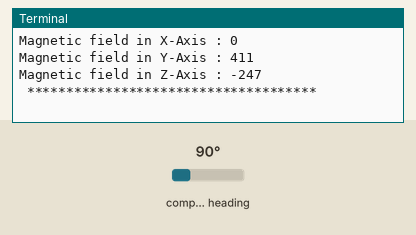
This program was run on a simulated Raspberry Pi (BCM pin numbers). Shown: the last lines printed to the terminal. Inputs (shaded band) come from the test bench; at power-on: compass heading 90°.

Above: at 1.2 s.
1.3 s: compass heading set to 7°
At 2.7 s:
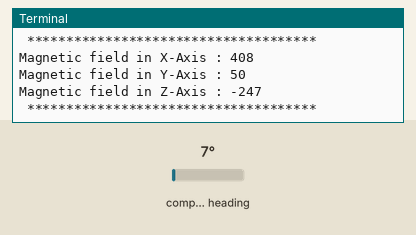
2.8 s: compass heading set to 180°
At 3.9 s:
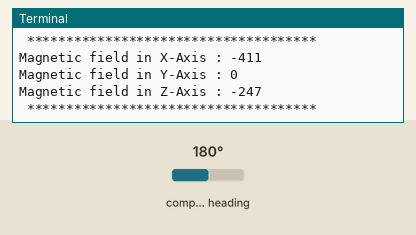
Timing chart, 0 to 5.8 s (numbered marks = the images above; inputs shaded):
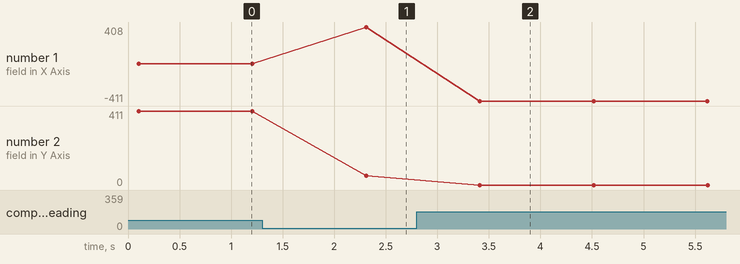

The program:

HMC5883.py
```python
# (licence header left out)
import smbus
import time

# Get I2C bus
bus = smbus.SMBus(1)

# I2C address of the device
HMC5883_DEFAULT_ADDRESS			= 0x1E

# HMC5883 Register Map
HMC5883_REG_CRA					= 0x00 # Configuration Register-A
HMC5883_REG_CRB					= 0x01 # Configuration Register-B
HMC5883_REG_MODE				= 0x02 # Mode Register
HMC5883_REG_OUT_X_H				= 0x03 # Data Output X MSB Register
HMC5883_REG_OUT_X_L				= 0x04 # Data Output X LSB Register
HMC5883_REG_OUT_Z_H				= 0x05 # Data Output Z MSB Register
HMC5883_REG_OUT_Z_L				= 0x06 # Data Output Z LSB Register
HMC5883_REG_OUT_Y_H				= 0x07 # Data Output Y MSB Register
HMC5883_REG_OUT_Y_L				= 0x08 # Data Output Y LSB Register
HMC5883_REG_STATUS				= 0x09 # Status Register
HMC5883_REG_IRA					= 0x0A # Identification Register-A
HMC5883_REG_IRB					= 0x0B # Identification Register-B
HMC5883_REG_IRC					= 0x0C # Identification Register-C

# HMC5883 Configuration Register-A
HMC5883_MA_1					= 0x00 # Samples per measurement = 1
HMC5883_MA_2					= 0x20 # Samples per measurement = 2
HMC5883_MA_4					= 0x40 # Samples per measurement = 4
HMC5883_MA_8					= 0x60 # Samples per measurement = 6
HMC5883_DR_0_75					= 0x00 # Output Data Rate = 0.75Hz
HMC5883_DR_1_5					= 0x04 # Output Data Rate = 1.5Hz
HMC5883_DR_3					= 0x08 # Output Data Rate = 3Hz
HMC5883_DR_7_5					= 0x0C # Output Data Rate = 7.5Hz
HMC5883_DR_15					= 0x10 # Output Data Rate = 15Hz
HMC5883_DR_30					= 0x14 # Output Data Rate = 30Hz
HMC5883_DR_75					= 0x18 # Output Data Rate = 75Hz
HMC5883_MS_NORMAL				= 0x00 # Normal Measurement Configuration
HMC5883_MS_POSITIVE				= 0x01 # Positive bias configuration for X, Y and Z-axes
HMC5883_MS_NEGATIVE				= 0x02 # Negative bias configuration for X, Y and Z-axes

# HMC5883 Configuration Register-B
HMC5883_GAIN_0_88				= 0x00 # Gain = +/- 0.88
HMC5883_GAIN_1_3				= 0x20 # Gain = +/- 1.3
HMC5883_GAIN_1_9				= 0x40 # Gain = +/- 1.9
HMC5883_GAIN_2_5				= 0x60 # Gain = +/- 2.5
HMC5883_GAIN_4_0				= 0x80 # Gain = +/- 4.0
HMC5883_GAIN_4_7				= 0xA0 # Gain = +/- 4.7
HMC5883_GAIN_5_6				= 0xC0 # Gain = +/- 5.6
HMC5883_GAIN_8_1				= 0xE0 # Gain = +/- 8.1

# HMC5883 Mode Register
HMC5883_MODE_CONT				= 0x00 # Continuous-Measurement Mode
HMC5883_MODE_SNGL				= 0x01 # Single-Measurement Mode
HMC5883_MODE_IDLE				= 0x02 # Idle Mode

class HMC5883():
	def __init__(self):
		self.measurement_config()
		self.gain_config()
		self.mode_config()

	def measurement_config(self):
		"""Select the Configuration Register-A data from the given provided values"""
		MEASURE_CONFIG = (HMC5883_MS_NORMAL | HMC5883_DR_0_75 | HMC5883_MA_8)
		bus.write_byte_data(HMC5883_DEFAULT_ADDRESS, HMC5883_REG_CRA, MEASURE_CONFIG)

	def gain_config(self):
		"""Select the Configuration Register-B data from the given provided values"""
		bus.write_byte_data(HMC5883_DEFAULT_ADDRESS, HMC5883_REG_CRB, HMC5883_GAIN_0_88)

	def mode_config(self):
		"""Select the Mode Register configuration from the given provided values"""
		bus.write_byte_data(HMC5883_DEFAULT_ADDRESS, HMC5883_REG_MODE, HMC5883_MODE_CONT)

	def read_mag(self):
		"""Read data back from HMC5883_REG_OUT_X_H(0x03), 6 bytes
		X-Axis MSB, X-Axis LSB, Z-Axis MSB, Z-Axis LSB, Y-Axis MSB, Y-Axis LSB"""
		data = bus.read_i2c_block_data(HMC5883_DEFAULT_ADDRESS, HMC5883_REG_OUT_X_H, 6)

		# Convert the data
		xMag = data[0] * 256 + data[1]
		if xMag > 32767 :
			xMag -= 65536

		zMag = data[2] * 256 + data[3]
		if zMag > 32767 :
			zMag -= 65536

		yMag = data[4] * 256 + data[5]
		if yMag > 32767 :
			yMag -= 65536

		return {'x' : xMag, 'y' : yMag, 'z' : zMag}

from HMC5883 import HMC5883
hmc5883 = HMC5883()

while True :
	hmc5883.measurement_config()
	hmc5883.gain_config()
	hmc5883.mode_config()
	time.sleep(0.1)
	mag = hmc5883.read_mag()
	print "Magnetic field in X-Axis : %d"%(mag['x'])
	print "Magnetic field in Y-Axis : %d"%(mag['y'])
	print "Magnetic field in Z-Axis : %d"%(mag['z'])
	print " ************************************* "
	time.sleep(1)
```

Measured:
- after the input at 1.3 s, the terminal: prints a new line after 1.0 s (image 1)
- after the input at 2.8 s, the terminal: prints a new line after 0.61 s (image 2)
- plotted number 1: 0 → 408 after the input at 1.3 s, 408 → -411 after the input at 2.8 s
- plotted number 2: 411 → 50 after the input at 1.3 s
